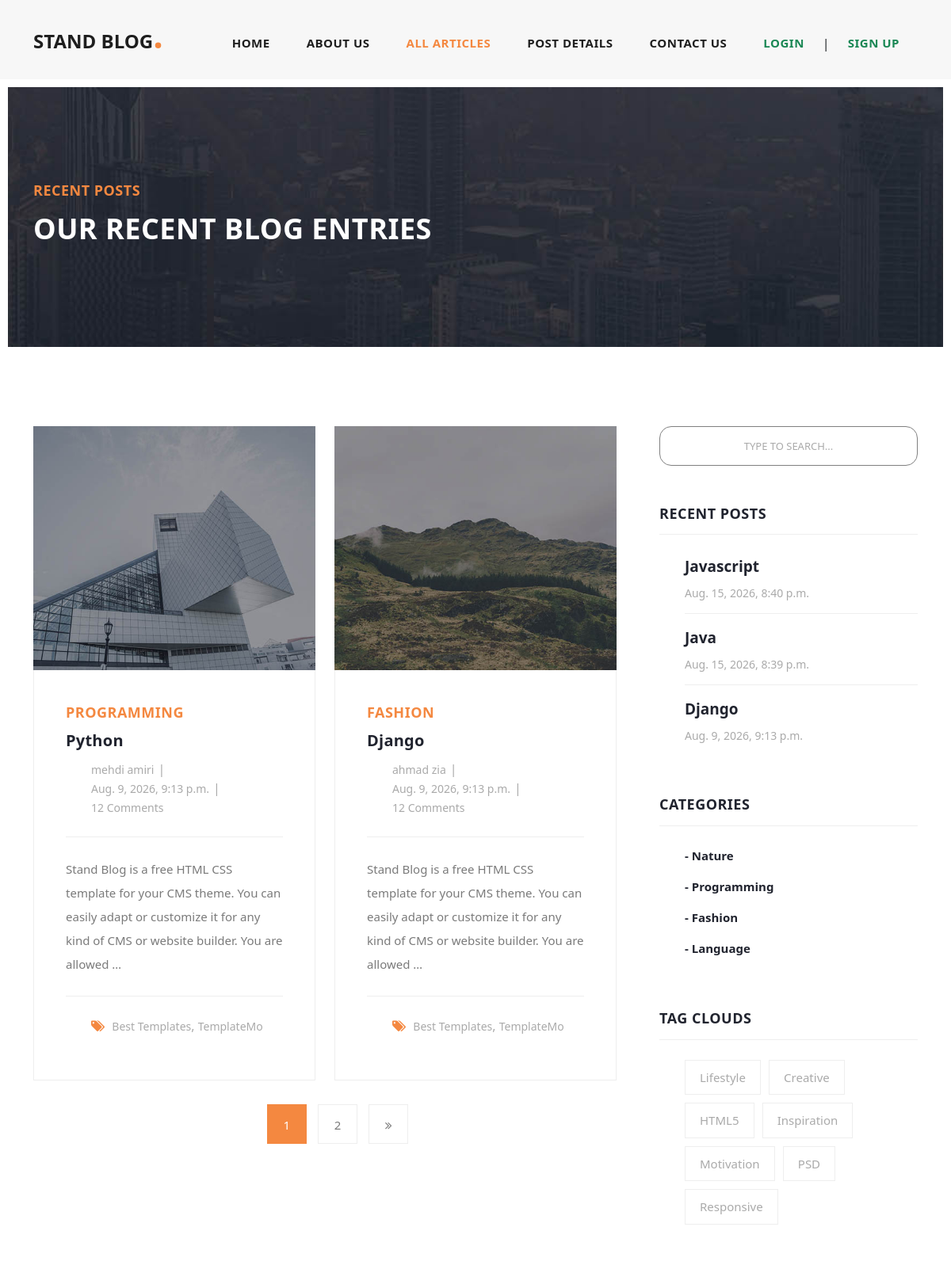
Page /articles/list (upper part) on the earlier database version.
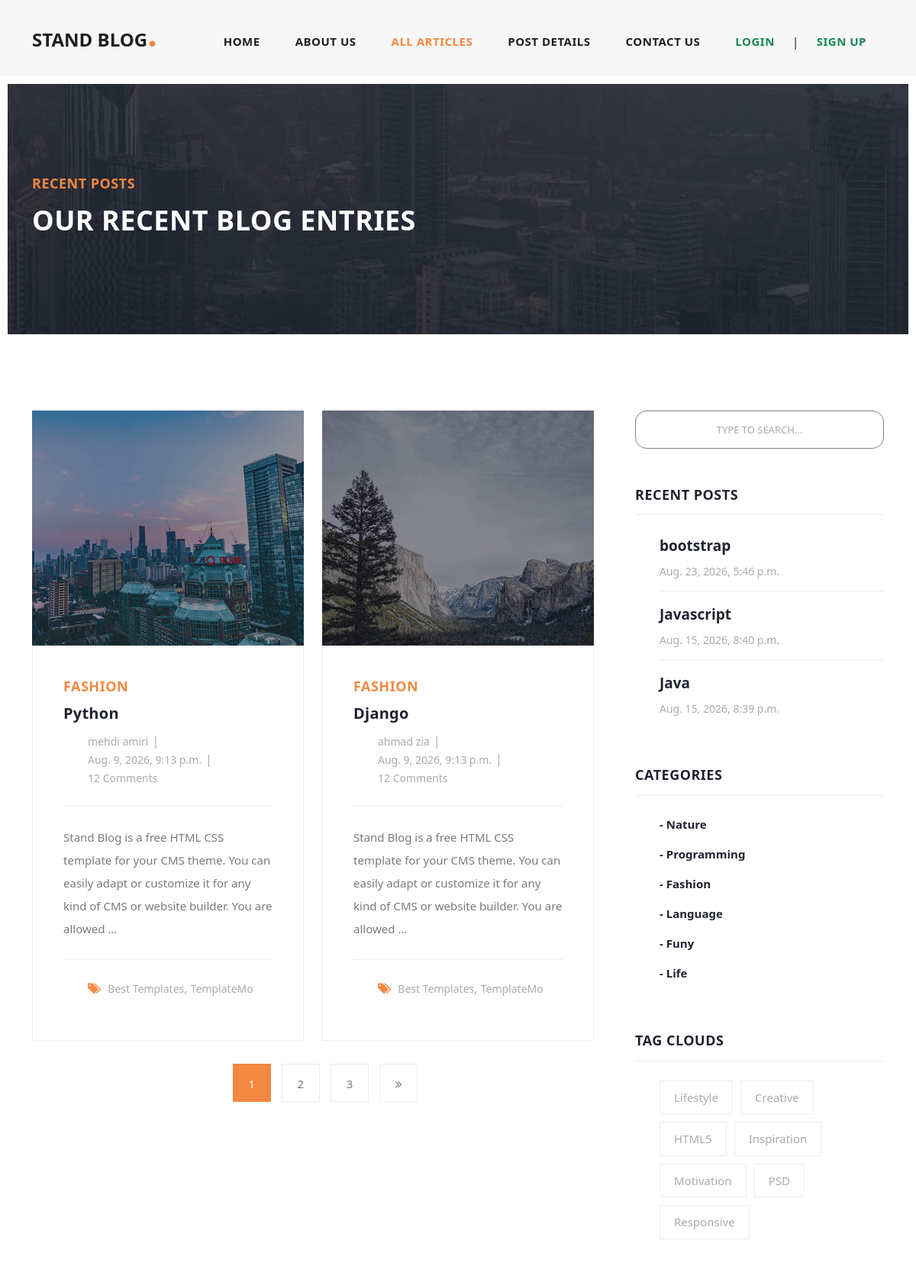
Same page on the later database version.
### blog/models.py (models this page shows, shortened)
class Article(models.Model):
    author = models.ForeignKey(User, on_delete=models.CASCADE)
    category = models.ManyToManyField(Category, related_name='articles')
    title = models.CharField(max_length=70)
    body = models.TextField()
    image = models.ImageField(upload_to='images/articles')
    banner = models.ImageField(upload_to='images/banners', blank=True, null=True)
    created = models.DateTimeField(auto_now_add=True)
    updated = models.DateTimeField(auto_now=True)
    status = models.BooleanField(default=True)
    published = models.BooleanField(default=True)
    slug = models.SlugField(blank=True, unique=True)
    def get_absolut_url(self):
        return reverse('blog:article_detail', args=[self.slug])
    class Mets:
        ordering = ('-created',)

class Category(models.Model):
    title = models.CharField(max_length=100)
    created = models.DateTimeField(auto_now_add=True)
    def __str__(self):
        return self.title

### blog/views.py (the view)
# urls.py: path('list', views.articles_list, name='articles_list'),
def articles_list(request):
    articles = Article.objects.all()
    page_number = request.GET.get('page')
    paginator = Paginator(articles, 2)
    objects_list = paginator.get_page(page_number)
    return render(request, 'blog/articles_list.html', {'articles' : objects_list})

### context_processors/context_processors.py (called while the page is built)
def recent_articles(request):
    recent_articles = Article.objects.order_by('-created')[:3]
    return {'recent_articles' : recent_articles}

def category(request):
    category = Category.objects.all()
    return {'category' : category}

### blog/templates/blog/articles_list.html (shortened to what the changed rows need)
{% extends 'base.html' %}
{% load static %}
{% block content %}
    <div class="heading-page header-text">
        <section class="page-heading">
            <div class="container">
                <div class="row">
                    <div class="col-lg-12">
                        <div class="text-content">
                            <h2>{% if request.GET.q %} Posts Related To Your Search {% else %} Our Recent Blog Entries {% endif %} </h2>
                        </div>
                    </div>
                </div>
            </div>
        </section>
    </div>
    <section class="blog-posts grid-system">
        <div class="container">
            <div class="row">
                <div class="col-lg-8">
                    <div class="all-blog-posts">
                        <div class="row">
                            {% for article in articles %}
                                <div class="col-lg-6">
                                    <div class="blog-post">
                                        <div class="blog-thumb">
                                            <img src="{{ article.image.url }}" alt="{{ article.title }}">
                                        </div>
                                        <div class="down-content">
                                            <span>{{ article.category.first }}</span>
                                            <a href="{{ article.get_absolut_url }}"><h4>{{ article.title }}</h4></a>
                                            <ul class="post-info">
                                                <li><a href="#">{{ article.author.get_full_name }}</a></li>
                                                <li><a href="#">{{ article.created }}</a></li>
                                                <li><a href="#">12 Comments</a></li>
                                            </ul>
                                            <p>{{ article.body|truncatewords:30 }}</p>
                                            <div class="post-options">
                                                <div class="row">
                                                    <div class="col-lg-12">
                                                        <ul class="post-tags">
                                                            <li><i class="fa fa-tags"></i></li>
                                                            <li><a href="#">Best Templates</a>,</li>
                                                            <li><a href="#">TemplateMo</a></li>
                                                        </ul>
                                                    </div>
                                                </div>
                                            </div>
                                        </div>
                                    </div>
                                </div>
                            {% endfor %}
                            <div class="col-lg-12">
                                {% if articles.has_other_pages %}
                                    <ul class="page-numbers">
                                        {% for page in articles.paginator.page_range %}
                                            {% if articles.number == page %}
                                                <li class="active"><a href="?page=
                                                        {{ page }}{% if request.GET.q %}&q={{ request.GET.q }}{% endif %}">{{ page }}</a>
                                                </li>
                                            {% else %}
                                                <li><a href="?page=
                                                        {{ page }}{% if request.GET.q %}&q={{ request.GET.q }}{% endif %}">{{ page }}</a>
                                                </li>
                                            {% endif %}
                                        {% endfor %}
                                    </ul>
                                {% endif %}
                            </div>
                        </div>
                    </div>
                </div>
                {% include 'includes/sidebar.html' %}
            </div>
        </div>
    </section>
{% endblock %}

### templates/includes/sidebar.html
{% load static %}
<div class="col-lg-4">
    <div class="sidebar">
        <div class="row">
            <div class="col-lg-12">
                <div class="sidebar-item search">
                    <form id="search_form" name="gs" method="GET" action="{% url 'blog:search_articles' %}">
                        <input value="{{ request.GET.q }}" type="text" name="q" style="border: 1px solid gray; border-radius: 15px; padding: 8px 15px" class="searchText btn" placeholder="type to search..."
                               autocomplete="on">
                    </form>
                </div>
            </div>
            <div class="col-lg-12">
                <div class="sidebar-item recent-posts">
                    <div class="sidebar-heading">
                        <h2>Recent Posts</h2>
                    </div>
                    <div class="content">
                        <ul>
                            {% for article in recent_articles %}
                                <li><a href="{{ article.get_absolut_url }}">
                                <h5>{{ article.title }}</h5>
                                <span>{{ article.created }}</span>
                            {% endfor %}
                        </ul>
                    </div>
                </div>
            </div>
            <div class="col-lg-12">
                <div class="sidebar-item categories">
                    <div class="sidebar-heading">
                        <h2>Categories</h2>
                    </div>
                    <div class="content">
                        <ul>
                            {% for category in category %}
                                <li><a href="{% url 'blog:category_detail' category.id %}">- {{ category.title }}</a></li>
                            {% endfor %}
                        </ul>
                    </div>
                </div>
            </div>
            <div class="col-lg-12">
                <div class="sidebar-item tags">
                    <div class="sidebar-heading">
                        <h2>Tag Clouds</h2>
                    </div>
                    <div class="content">
                        <ul>
                            <li><a href="#">Lifestyle</a></li>
                            <li><a href="#">Creative</a></li>
                            <li><a href="#">HTML5</a></li>
                            <li><a href="#">Inspiration</a></li>
                            <li><a href="#">Motivation</a></li>
                            <li><a href="#">PSD</a></li>
                            <li><a href="#">Responsive</a></li>
                        </ul>
                    </div>
                </div>
            </div>
        </div>
    </div>
</div>

Differences in the rows shown:
no longer on one of the page's lists (row edited): Article: title "Django", created "Aug. 9, 2026, 9:13 p.m."
changed Article "Python": image: a different picture; category.first "PROGRAMMING" → "FASHION"
changed Article "Django": image: a different picture
added Article: title "bootstrap", created "Aug. 23, 2026, 5:46 p.m.", shown under "RECENT POSTS"
added Category: title "Funy"
added Category: title "Life"
Other differences:
new list line: "3"
